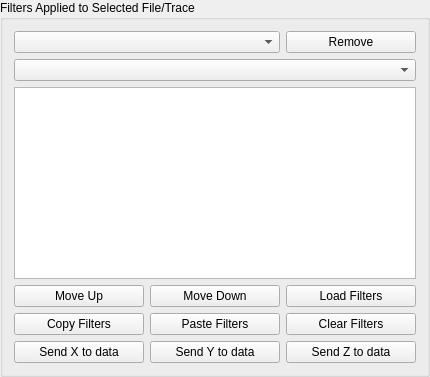
       <widget class="QGroupBox" name="filters_box">
        <property name="sizePolicy">
         <sizepolicy hsizetype="Maximum" vsizetype="Preferred">
          <horstretch>0</horstretch>
          <verstretch>0</verstretch>
         </sizepolicy>
        </property>
        <property name="title">
         <string>Filters Applied to Selected File/Trace</string>
        </property>
        <layout class="QGridLayout" name="gridLayout_6">
         <item row="1" column="0">
          <layout class="QGridLayout" name="filters_layout">
           <item row="7" column="2">
            <widget class="QPushButton" name="clear_filters_button">
             <property name="sizePolicy">
              <sizepolicy hsizetype="Minimum" vsizetype="Fixed">
               <horstretch>0</horstretch>
               <verstretch>0</verstretch>
              </sizepolicy>
             </property>
             <property name="minimumSize">
              <size>
               <width>130</width>
               <height>0</height>
              </size>
             </property>
             <property name="text">
              <string>Clear Filters</string>
             </property>
            </widget>
           </item>
           <item row="6" column="0">
            <widget class="QPushButton" name="up_filters_button">
             <property name="sizePolicy">
              <sizepolicy hsizetype="Minimum" vsizetype="Fixed">
               <horstretch>0</horstretch>
               <verstretch>0</verstretch>
              </sizepolicy>
             </property>
             <property name="minimumSize">
              <size>
               <width>130</width>
               <height>0</height>
              </size>
             </property>
             <property name="text">
              <string>Move Up</string>
             </property>
            </widget>
           </item>
           <item row="4" column="0" colspan="3">
            <widget class="QTableWidget" name="filters_table">
             <property name="sizePolicy">
              <sizepolicy hsizetype="Expanding" vsizetype="Expanding">
               <horstretch>0</horstretch>
               <verstretch>0</verstretch>
              </sizepolicy>
             </property>
             <property name="horizontalScrollBarPolicy">
              <enum>Qt::ScrollBarAsNeeded</enum>
             </property>
             <attribute name="horizontalHeaderVisible">
              <bool>false</bool>
             </attribute>
             <attribute name="horizontalHeaderCascadingSectionResizes">
              <bool>false</bool>
             </attribute>
             <attribute name="horizontalHeaderDefaultSectionSize">
              <number>40</number>
             </attribute>
             <attribute name="horizontalHeaderMinimumSectionSize">
              <number>31</number>
             </attribute>
             <attribute name="horizontalHeaderStretchLastSection">
              <bool>false</bool>
             </attribute>
             <attribute name="verticalHeaderVisible">
              <bool>false</bool>
             </attribute>
             <attribute name="verticalHeaderDefaultSectionSize">
              <number>25</number>
             </attribute>
             <attribute name="verticalHeaderMinimumSectionSize">
              <number>25</number>
             </attribute>
            </widget>
           </item>
           <item row="6" column="2">
            <widget class="QPushButton" name="load_filters_button">
             <property name="minimumSize">
              <size>
               <width>130</width>
               <height>0</height>
              </size>
             </property>
             <property name="text">
              <string>Load Filters</string>
             </property>
            </widget>
           </item>
           <item row="8" column="1">
            <widget class="QPushButton" name="filtYtocol_button">
             <property name="text">
              <string>Send Y to data</string>
             </property>
            </widget>
           </item>
           <item row="7" column="1">
            <widget class="QPushButton" name="paste_filters_button">
             <property name="sizePolicy">
              <sizepolicy hsizetype="Minimum" vsizetype="Fixed">
               <horstretch>0</horstretch>
               <verstretch>0</verstretch>
              </sizepolicy>
             </property>
             <property name="minimumSize">
              <size>
               <width>130</width>
               <height>0</height>
              </size>
             </property>
             <property name="text">
              <string>Paste Filters</string>
             </property>
            </widget>
           </item>
           <item row="8" column="2">
            <widget class="QPushButton" name="filtZtocol_button">
             <property name="text">
              <string>Send Z to data</string>
             </property>
            </widget>
           </item>
           <item row="7" column="0">
            <widget class="QPushButton" name="copy_filters_button">
             <property name="sizePolicy">
              <sizepolicy hsizetype="Minimum" vsizetype="Fixed">
               <horstretch>0</horstretch>
               <verstretch>0</verstretch>
              </sizepolicy>
             </property>
             <property name="minimumSize">
              <size>
               <width>130</width>
               <height>0</height>
              </size>
             </property>
             <property name="text">
              <string>Copy Filters</string>
             </property>
            </widget>
           </item>
           <item row="8" column="0">
            <widget class="QPushButton" name="filtXtocol_button">
             <property name="text">
              <string>Send X to data</string>
             </property>
            </widget>
           </item>
           <item row="0" column="0" colspan="2">
            <widget class="QComboBox" name="filters_combobox">
             <property name="sizePolicy">
              <sizepolicy hsizetype="Preferred" vsizetype="Maximum">
               <horstretch>0</horstretch>
               <verstretch>0</verstretch>
              </sizepolicy>
             </property>
            </widget>
           </item>
           <item row="6" column="1">
            <widget class="QPushButton" name="down_filters_button">
             <property name="sizePolicy">
              <sizepolicy hsizetype="Minimum" vsizetype="Fixed">
               <horstretch>0</horstretch>
               <verstretch>0</verstretch>
              </sizepolicy>
             </property>
             <property name="minimumSize">
              <size>
               <width>130</width>
               <height>0</height>
              </size>
             </property>
             <property name="text">
              <string>Move Down</string>
             </property>
            </widget>
           </item>
           <item row="0" column="2">
            <widget class="QPushButton" name="delete_filters_button">
             <property name="sizePolicy">
              <sizepolicy hsizetype="Minimum" vsizetype="Fixed">
               <horstretch>0</horstretch>
               <verstretch>0</verstretch>
              </sizepolicy>
             </property>
             <property name="minimumSize">
              <size>
               <width>110</width>
               <height>0</height>
              </size>
             </property>
             <property name="text">
              <string>Remove</string>
             </property>
            </widget>
           </item>
           <item row="1" column="0" colspan="3">
            <widget class="QComboBox" name="mixeddata_filter_box">
             <property name="sizePolicy">
              <sizepolicy hsizetype="Preferred" vsizetype="Maximum">
               <horstretch>0</horstretch>
               <verstretch>0</verstretch>
              </sizepolicy>
             </property>
             <property name="sizeAdjustPolicy">
              <enum>QComboBox::AdjustToMinimumContentsLength</enum>
             </property>
            </widget>
           </item>
          </layout>
         </item>
        </layout>
       </widget>
